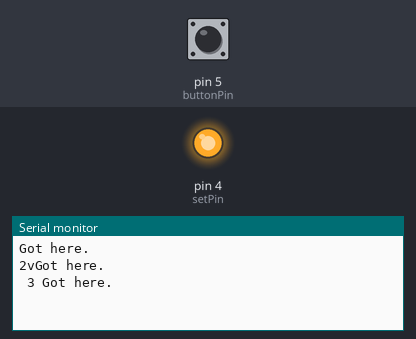
A sketch run on a simulated Arduino Uno, built with avr-gcc and run on an emulated ATmega328P. Parts: output pins drawn as LEDs (lit = HIGH), the last lines printed to the serial monitor. Inputs (shaded band) come from the test bench; at power-on: pin 5 (buttonPin) HIGH.

Above: at 1.7 s.
1.8 s: pin 5 (buttonPin) pulled LOW for 0.15 s
At 3.5 s:
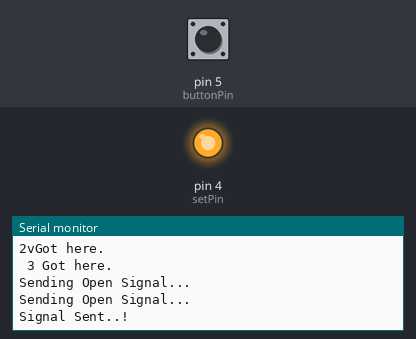
3.8 s: pin 5 (buttonPin) pulsed LOW 2 times (0.12 s each, 0.3 s apart)
At 6.1 s:
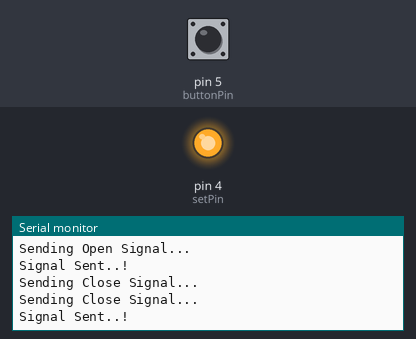

Measured:
- after the input at 1.8 s, the serial monitor: prints a new line after 0.49 s (image 1)
- after the input at 3.8 s, the serial monitor: prints a new line after 0.78 s (image 2)

The sketch:

transmitter_rev1_button_double-click.ino
```cpp
#include <SoftwareSerial.h>
#define setPin 4
#define buttonPin 5

SoftwareSerial HC12(3, 2);         // HC-12 TX Pin, HC-12 RX Pin
byte incomingByte;
String readBuffer = "";
int p = 0;
int val = 0;
int on = 0;
int IS_PRESSED = 0;
int SEND_CLOSE = 0;

// buffer counters
int pset = 0;
int pbuff = 0;
int tap = 0;
int tapSet = 0;

// click controls
int CLICK_ONE = 0;
int CLICK_TWO = 0;
int PAUSE = 0;

void setup() {
  Serial.begin(9600);                   // Open serial port to computer
  HC12.begin(9600);                     // Open serial port to HC12
  Serial.print("\nGot here.\n");
  pinMode(setPin, OUTPUT);
  digitalWrite(setPin, LOW);
  delay(250);
  HC12.write("AT+DEFAULT");
  Serial.print("\n2vGot here.\n");
  delay(250);
  digitalWrite(setPin, HIGH);           // HC-12 normal, transparent mode
  pinMode(buttonPin, INPUT);
  Serial.print("\n 3 Got here.\n");
}


void loop() {

  delay(20); // shorter than 10 does not register double click... longer than 20 and you wait longer for command to proceed
  buttonCheck();
  clickCount();
  // debugging click counting
      // Serial.print("tap is ");
      // Serial.print(tap);
      // Serial.print("\tCLICK_ONE is ");
      // Serial.print(CLICK_ONE);
      // Serial.print("\tPAUSE is ");
      // Serial.print(PAUSE);
      // Serial.print("\tCLICK_TWO is ");
      // Serial.println(CLICK_TWO);

  p++;
  pbuff = p - pset;
  // buffer less than 18 cycles and may be too quick, over 25 is slow to reset.
  if (pbuff > 18){
    if (CLICK_TWO){
      sendClose();
      delay(800);
    }
    else if (CLICK_ONE){
      sendOpen();
      delay(800);
    };
    tap = 0;
    CLICK_ONE = 0;
    PAUSE = 0;
    CLICK_TWO = 0;
  } else;


}

void buttonCheck(){
  val = digitalRead(buttonPin);
  //Serial.println("Button value is :");
  //Serial.println(val);
  if (val == 0) {
    tap++;
    pset = p;}
  return tap;
}

void clickCount(){

  if (tap > 0) {
    CLICK_ONE = 1;
    } else;
  if ((tap > 0) && (val == 1)) {
    PAUSE = 1;
    tapSet = tap;
  } else;
  if (CLICK_ONE && PAUSE && (tap > tapSet)){
    CLICK_TWO = 1;
  } else;
  return 0;

}

void sendOpen(){
    Serial.println("Sending Open Signal...");
    Serial.println("Sending Open Signal...");
    HC12.write("B");
    Serial.println("Signal Sent..!");
}

void sendClose(){
    Serial.println("Sending Close Signal...");
    Serial.println("Sending Close Signal...");
    HC12.write("C");
    Serial.println("Signal Sent..!");
}
```
